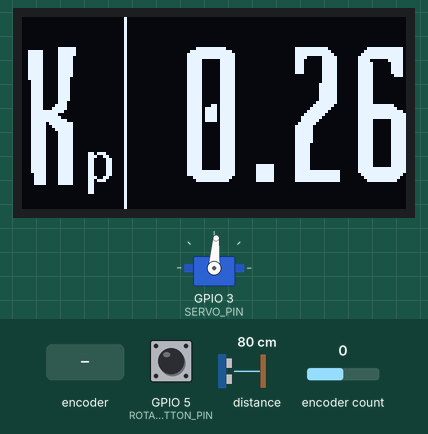
A sketch run on a simulated ESP32. On the bench: 128×64 one-colour display, servo. The inputs (shaded band) are chosen by the test bench; at power-on: distance to the obstacle 80 cm, encoder count 0, GPIO 5 (ROTARY_ENCODER_BUTTON_PIN) HIGH. What the sketch prints to the serial monitor is not drawn.

Above: at 6.2 s.
6.3 s: rotary encoder on GPIO 5 (ROTARY_ENCODER_BUTTON_PIN) / GPIO 2 (ROTARY_ENCODER_B_PIN) turned 3 steps (first pin leading)
At 7.9 s:
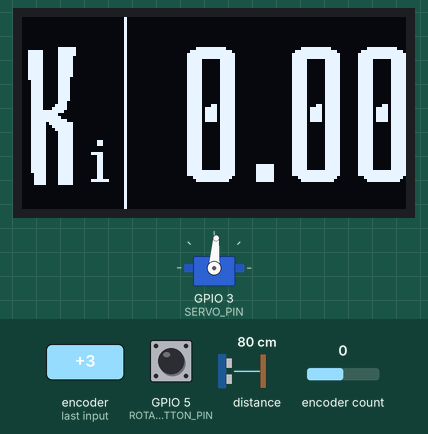
8.4 s: rotary encoder on GPIO 5 (ROTARY_ENCODER_BUTTON_PIN) / GPIO 2 (ROTARY_ENCODER_B_PIN) turned 3 steps (first pin leading)
At 10.0 s:
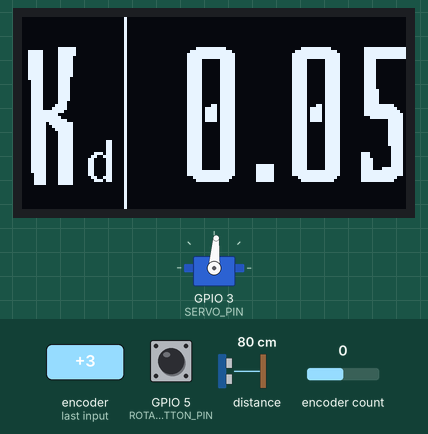
10.5 s: distance to the obstacle set to 18 cm
At 10.72 s:
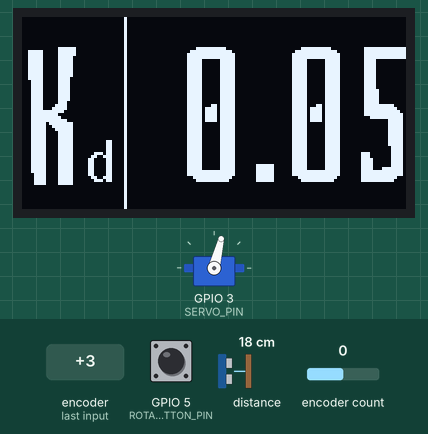
12.5 s: encoder count set to 1
At 12.9 s:
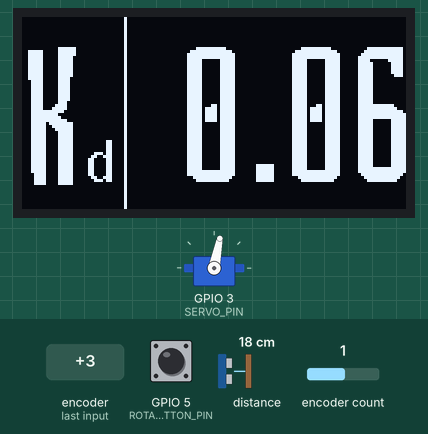
14.0 s: encoder count set to 2
At 15.2 s:
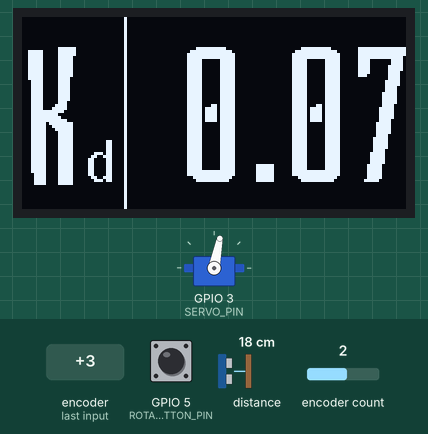
15.5 s: distance to the obstacle set to 35 cm
At 15.77 s:
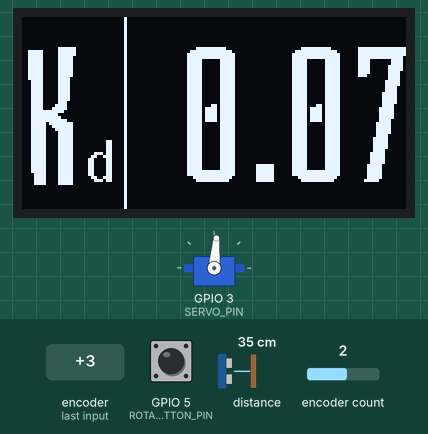
Timing chart, 0 to 18.4 s (numbered marks = the images above; inputs shaded):
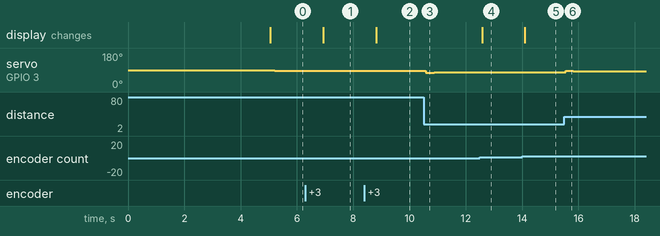

The sketch:

OledAndPID.ino
```cpp
#include <Arduino.h>
#include <ESP32Servo.h>
#include "freertos/FreeRTOS.h"
#include "freertos/task.h"
#include <U8g2lib.h>
#include "AiEsp32RotaryEncoder.h"
#include "PID.h"
#include "ApBlock.h"
#include "Adafruit_VL53L0X.h"

#define ABS(X) ((X) < 0.0 ? -(X) : (X))

#define U8X8_HAVE_HW_I2C
#ifdef U8X8_HAVE_HW_SPI
#include <SPI.h>
#endif
#ifdef U8X8_HAVE_HW_I2C
#include <Wire.h>
#endif

// works for arduino
//U8G2_SH1106_128X64_NONAME_F_SW_I2C u8g2(U8G2_R2, A5, A4, /* reset=*/ U8X8_PIN_NONE);

Adafruit_VL53L0X lox = Adafruit_VL53L0X();
VL53L0X_RangingMeasurementData_t measure;

// half working for esp32
U8G2_SH1106_128X64_NONAME_F_HW_I2C u8g2(U8G2_R0,/* reset=*/ U8X8_PIN_NONE);
//U8G2_SH1106_128X64_NONAME_1_HW_I2C u8g2(U8G2_R0, /* reset=*/ U8X8_PIN_NONE);
// U8G2_SH1106_128X64_NONAME_F_SW_I2C u8g2(U8G2_R0, 6, 3, /* reset=*/ U8X8_PIN_NONE);

const unsigned char bahianita[4317] U8G2_FONT_SECTION("bahianita") =
  "[\0\4\4\5\6\4\7\7\42\77\0\365-\370\61\373\5\330\14@\20\300 \6\0@`\22!\27\247"
  "]`\23>Xa\244\376O\310\320\77\232\221x\30\230\260\27\0\42#\316\331/\25\12iD\204\20\21"
  "BD\10\21!D\204\20\21BD\10\21!\65\204\324\20RC\304\11\1#Wz\304\242V\305\205\7"
  "Aj\370(\342\243\210\217\42Mj\70\251\341\243\210\217\42>\212\64\251\341\244\6>H\362 \311\203t"
  "\244\206\223\32N\210\370(\342\243\310=P\361@\305\3\25\17\206\217\42M\212\64)\322\244\206\23\42N"
  "\210\370(\322\244H\223\32N\210\70\251\241\0$\42Ng\235\325\306\316w,\36<\10J\377\77\65\250"
  "\350A#\225\365)\375O\37\210h\261n\354\274\3%\210\271U`\27R\7I-B\204\341#\204G"
  "\14!;d\10\331!C\210\216\31Bt\314\224\203\306\214\34\64f\340\250\61\3G\215\31\67l\314\60"
  "bc\206\215\33\63\212\334\230Q\3\23\21D\65\362\24y`\343\201\215\7\67\36\330x`\344\201\15B"
  "I(\341\250t\244\306\214\33\66f\30\261\61\303\306\215\31En\314\250\201c\6\21\34\63h\344\230\61"
  "$\307\14!:\204\322!$\310\16!\61x\10\342!\247E\244N\21<\1&f\265U\340\65\236}"
  "F$\31\301a\4\207\21\34Fp\30\301a\4\207\21\34F\36\10y \344\201\224\7Q\36Dy\20"
  "\345A\224\7Q\36\310\203\61\17\310<\30\322\256\34\251r\204\314\21\62G\310\34!s\204\12\22*H"
  "\250\134\241r\205\312\25*W\250\134\241r\205\312\25*W\250\134\241\7\202\36\10z\20\312\35\0'\14"
  "\305\331\357\22^\320\177!\4\0(,\312\336\35\264B\226\42U\25\61RU\21#U\212\30U\304("
  "\33F\377\377\335\70b\344\306\21\243\216\30\261b\224\225*FY \0)+\312\336\35\224\302\215*F"
  "\254\30e\305hG\214:b\324\215#F\377\77\33F\263a\264\42FU)b\244\252\42F\252\240("
  "\0*Kzci\70\313\203#\17\216<\70\362\340\10\206\12Gn\314\60j\12\21:q\206\14\212\24"
  "$P= \371 \60{ \347\201\254~\20\360A!$CR\240\31\344\212\220\21R\305\6\205+\30"
  "\270<\260\362\300\312\3+\17\254,\0+\62\324\312\245\25\311\203 \17\202<\10\362 \310\203 \17\202"
  "<\10\362 \310\203 \370\340\207\344A\220\7A\36\304x \343\201\214\7\62\36\310x #\1,\22"
  "\246\311\134\62*\241\315$c\206\20\31B(\14\0-\10tH\252\25\376\0.\10\306``\23>\60"
  "/%\354\325\37\24)\34\71C\12GNH\303\221\3i\70rB\32\216\34H\207\3\351p\344@:"
  "\34HS\201\0\60&\260]\240u\24\271x\360\340\230\376\377F\204\12\22*H\250 \241\202\204\12\22"
  "\312\364\377g\17\36\34i\264\4\0\61\23\262U\240\65\326m\250u\375\377\377\377\237=\370\1\3\62%"
  "\257e\240\25\26\261iB\252\304\260\22\303J\14+\61\254\304\260\242\265\264\17\317\335C[\332\313\242\365"
  "\247\17~\63'\257]\240\25\26\261q\361\200X\62t\270+Z\177i\204\215\252EL\215\326\177\212."
  "Y\316T=x@\242\11\33\0\64e\263U\240\25\17_Kb,\211\261$\306\222\30Jd(\221\241"
  "DF\226 I\204$\21\222D\10\26!H\206 \31\202d\310\225!W\206\34!r\204\210\25\42V"
  "\210\30)b\244H\225\42U\212\252R\244\12\225*\364@\310\203\7(\36\214x\60\226<\0\362\0\310"
  "\3 \17\200<\0\362\0\310\3 \17\200\20\0\65)\257e\240\65\374\202,\375\333\242u\252j\21\233"
  "FK\353\337R\61\216\304\70\22\304H\20#A\214\4\231\23^\260Y\4\0\66-\260]\240u\330\64"
  "q\361\202X\211b$\212\221(F\242\30\211r#\312\326\337\62j\363\342\301\203c\372\377\263\7\17N"
  "\270a\245\6\0\67,\260]\240\25\376`\4\71\22\344H\20+A\254\4\61\42\343\10\223\255\226\60\331"
  "\272%[\267d\353\226l\335\222\255\323\262uZ\22\0\70@\260]\240\225\222-b\343\204T\21bD"
  "\210\21!F\204\30\21bD\210\21!F\204\30\21bD\210\21!F\204\30\221BE\334\260R\266\306"
  "\311\203R\352\322)\323\377\263\7\17N\270a\245\6\0\71*\260]\240uT\61y\361\300\230\376\377\331"
  "\3\23O\334\264\255\377b\134\211q%\210\225 V\202X\11B'^\70i\303\6\0:\16\346c`"
  "\23>\60\17\277|\360\300\0;\27\306\344\134\23>\60\17\277\64Q\11M\306\14!\62f\310 \61\0"
  "<#\362R\245\365\1\204\7\60\274,B\224\10Q\236Dy\324pi\303h\21\243\315V%\342\342\344"
  "A\204\1=\16\323I\247\25\376Ax\370\345\203\77\10>!\362R\245U\302\203 ^\30-b\304\207"
  "\61\276\272\260\311t\312\224-b\227\22m\361\361\0\202\3\77'\256]`\225\36|\260*W\310\60+"
  "YC\203\5\315\31\64g\260\240\71\203%K\22\245\237\216\35\17g\6\355\31\0@\226\276e`\31\376"
  "\7.\312\3\33Q\36\330\10\362\340F\220\7\67\202<\270\21\244X\215 \305j\4\241V#\10\235("
  "D\202\64!\22\304\7\221 >\210\4iB$H\23\42A\232\20\11\322\204H\220&D\202`\42\22"
  "\304\26\221 \305h\10\31GC\310\30\32\65\204L\251AD\10\221\32D\204\20\251AD\10\221\32D"
  "\204\20\251AD\10\221\32D\204\320\221AD\10\61\42B\350A\21B\17\212\20zPd<\340\361\200"
  "\307\3\36\17\230<\330\7\213\36,z\260\10\0A[\257M\240t\270!D\206\20\31Bd\10\221!"
  "D\206\20\221BD\12\21)D\244\20\221BD\12\21)D\244\20\221BD\12\21)D\244\20\221B"
  "D\12\21)D\244\20\11_\224\61Q\306D\241\22\205J\220*A\252\4\251\22\244J\220*A\252\304"
  "\260\22\303J\214\303\335\301\203\4B;m]\241\24\324\260`\61\212\304(\22\243H\14*\61\250\304\240"
  "\22\203J\14*\61\210\310 \42\203\210\14\42\62\210\310 \42\203\210\14\61\262D\15\213\7c\364\377o"
  "\36<h\1\0C\42\257] U\36|\60H\225f\231\221 F\202\30\11\262\364\377\267E\353gY"
  "i\365\340\203\22N\32DO\256]\340\24\24\255a\322\202\220\376G%\10\225 T\202P\11B%\10"
  "\225 T\202P\11B%\10\225 T\202P\11B%\10\225 T\202P\11B%\10\225 D\204\20"
  "\21BD\10\21!D\204\20\21BD\10\21!S\204\311\32E\251\0E\31\217\325\340T\372\11Y:"
  "\255\77e\303\315\242\242\365\377''\36\374\300\1F\27\255U`T\366\23\222\24\326\77d\301\205\232\202"
  "\365\377w\366\35\0G\36\220\335\240\65>x`,]B\134\36\246\377\333R\253\30q\210\177\227w\17"
  "~\200\342\1Hd\320\325\37\25\312\226*Q\252D\251\22\245J\224*Q\212H\251\22\245J\224*Q"
  "\252D\251\22\245J\224*Q\252D\251\22\245J\224*B\252\10\251\42D\220\370\11\251\42\244\212\220*"
  "B\214\10\61\42\304\210\20#B\214\10\61\42\245\210\224\42R\212H)\42\245J\224*Q\252D\251\22"
  "\245J\224*Q\214\60\1I\16\246U\240\22>\60Q\377\377\377\377\77J%\257M\240\64\355\323\372\177"
  "J\226\376\37\211\42Q\212\10)\42\244\210\24\42R\210H!\62\204\310\20\42\303\13\0Kc\320\325\337"
  "TWmU\242T\211R%J\225(U\242T\211R%J\221!E\206\24\31RdH\221!E\206"
  "\24\31RdH\15\242M\241U\351\224\61*\201\244\310\221\62F\12\25)T\244P\221BE\12\25)"
  "T\244P\221BE\12\25)T\244P\221BE\12\25)T\206P\31Be\10\225!T\2\0L\26"
  "\254] \24\214\331\317\312\325\377\377\377;\202\4\323<\370`\0MY\362\325\237\225\327\61\343\252\257F"
  "\244\32ab\320\10\23\203F\230\30\64\302\304\230!&\306\14\61\61f\210\21\61C\214Lbd\22#"
  "C\304\30\31\42\306\310\210\61fD\214\61#b\214\231Bf\12\231)d\246\220!B\206\10\31\32e"
  "h\320\241A\207\6\235\22t\366\376\367\0Nd\262U`\25\316\355\356\4\261\23\304N\20;A\354\4"
  "\261\23\304\216\14;B\352\10\251#\244\216\220:B\352\314\250\63\243\316\20:C\350\14\241\63\204\316\20"
  ":\64\350\320\240Cd\16\21AD\4\21\21TCP\15A\65\4\325\20T$P\221@\66\2\331\10"
  "d#\220\215@\66\2\31\273u'\306\235\30w\2\0O\27\256]\340T\224\264x@H\377\377\377\377"
  "\37=x\60b\325!\0P=\260M\340\24\332<qS\306\10\251\42\244\212\220*B\252\10\251\42\244"
  "\212\220*B\252\10\251\42\244\212\220*B\252\10\251\42\204\214\20\62B\310\10!#\204\312t\303H\31"
  "a\372\377O\1Q$\256^\334T\22\261x\360@T\376\377\377\377I\20$#\220\214x\360\203pc"
  "\311NK\224,Q\242E\11Rb\261M \25\334|S\306\14\251\62\244\312\220*C\252\14\251\62\244"
  "\312\220*C\252\14\251\62\244\312\220*C\252\14\251\62\244\312\220*C\252\14\251\62\215\32\261RG\204"
  "\34\21rd\210\221)E\246\24\241B\204\12\221\42D\212\20\251\62\244\312\220*C\252\14\251\62\244\312"
  "\20#C\214\14\61\62\304\310\20+S \255U`\64\36|P\202$]\26\254\177\230\350\301\222e\347"
  "\14\326\377\222.\37<`\261\4\0T\22oMa\64\36\70iU\264\376\377\377\377\177\5\0U\23\255"
  "]\340\24Q\341\377\377\177v\377\317\36|\240\2\0V_\321\305\237\24\12\222(G\242\34\211r$\312"
  "\221(G\242\34\21rD\310\215!\67\246\24\231RdJ\21\42E\210\24!R\204H\215\42\65\212\324"
  "\250B\303\10\15#\64\214\320\60\62\304\310\214#\63p\314\300\61\3\211\14$\62\220\310@\42#\207\10"
  "\35\42t\210\320!B\257\265m\341\252I\213\3W\241\265E`\25\312\252-A\266\4\331\22dK\220"
  "-A\226\10\241AD\10\15\42Bh\20\21B\203\210\220!D\204\14!\42d\312\20!S\206\10\231"
  "\62D\310\224!B\246\14\21\62e\210\220\21!\206\314\220\21b\310\14\31\61\204\314\220\21C\310\14\31"
  "\61\204\314\20!C\310\14\21#d\320\20\61B\6\15\21#d\320\20\61#\6\215\30\63b\320\210\61"
  "#\6\215\20\64b\320\10Q\42\6\215\20%b\320\10Q\42\6\215\20%b\320\10Q\206F\210\62E"
  "\314\24\271R\344J\221+E\256\24\271R\3\213\0X_\262M\340\24\12*,Q\216H\71\42\305\312"
  "\20+S\252L\251\62\245\12\221*D\252PU\204\210\21\42F\246\34\221rD\312\21)G\244\340\220"
  "\202)\221^\212\62\241\302\42\3\311\220#C\216\320\70B\304\10\221*D\252\24\241R\204J\21*\66"
  "\250\30\231bd\312\215)G\244\34\11s\353\12Y\30\314\325\337\23\10\341o\362\337\224\30C$\321\261"
  "r\5\351\377\377\217\0Z*\257U\340\64\330\64q\322\16e\321Z\26\255e\321\232\22\255)\321\232\222"
  "%Z)Y\242\225\222\245\264(YJU=\370\300\1[\22\312\336\35\24> F\377\377\377\377\377\77"
  "{\360\0\134*\354\325\37\24F\216$Hr\226\4I\316\222 \225\263$H\345\224\4\251\234\222 -"
  "\247$H\313\221\4i\71\222 A!\0]\21\252\336\35\24>\243\377\377\377\377\377\317\36< ^\42"
  "\264Q)\26\311\3(\17\300\64Z\245DH\22\42G\214\24\301QC\307\14\36\61\232Dx\0\42\0"
  "_\11\224\330\234\26\376A\1`\16\11\311\364R\204\21*U\31eA\0a\62\256T\240\64\326\254a"
  "Y\224\376OX\364\202P\11B%\10\225 T\202P\11B%\10\225 T\202P\11B%\10\225 "
  "T\202P\11B%\134\64ab\27\314]\240\24\10\322\37\256x\360@\21\376\377\377\77z\320B\5\0"
  "c\34\254\134 T\222\250XAh\4\241\21\204F\20\244\377\377\77,W\316\30\213%\12d\30\315]"
  "\340\24\353/I<\370@Q\376\377\377Gj\324<x\340\202\1e\42\255\134\240\64\224\260`A\12\77"
  "\312\37=x\300\204$\375\63\21\244F\220\32Aj\4\251\21\234\254\0f\26\254E \223\320\344\206 "
  "\255\36<\60C\220\376\377\377\377\25\0g@\60N\234\224GOLh\21\217H\15\42\65\210\324 R"
  "\203H\15\242\377Q\31Be\10\225!T\206P\31Be\10\225!T\206P\31Be\30\261R\66z"
  "n]|P\20\77|P\304\15\13\0hV\316]\340\64\206\322\237\256i\321\202\24\11R$H\221 "
  "E\202\24\11R$H\221 E\202\24\11R$H\221 E\202\24\11R$H\221 E\202\24\11R"
  "$H\221 E\202\24\11R$H\221 T\202P\11B%\10\225 T\202P\11B%\10\225 \244"
  "\221\1i\24&V\237\22\276(\17\264D\375/\210\320\377\377'%jj\35H\307\332R\354My\250"
  "\312\324\377\377\277!D\377\67e\310TR\246\14\241a\242\0kO\315]`\24H\322\77\312#\22\204"
  "H\20\42A\210\4!\22\204H\20\42Ah\10\241!\204\206\20\32B\206\210\32TjX\20\61A\246"
  "\310 \42\203\210\14\42\62\210\310 \42\203\210\14\42\62\210\310 \42\203\210\14\42\62\210\310 \42\203\210"
  "\14*l\21\247U\240\22\212TC\377\377\377\377\277\61a\1mp\327\324\237\66T/~@h\24\233"
  "QlF\261\31Ej\314(RcF\221\32\63\212\324\230Q\244\306\214\42\65f\24\251\61\243H\215\31"
  "Ej\314(RcF\221\32\63\212\324\230Q\244\306\214\42\65\206\20\251\61\204H\215!Dj\14!R"
  "c\10QC\210\32B\324\20\242\206\20\65\204\250!D\15!j\10QC\210\222B\224\24\42\264\210\220"
  "y \6n\20\254\134\240T\220<h\204\377\377\377\377\210\0o\24\255\134\340T\322<p\205\377\377\377"
  "\257\36\274Xt\6\0p\27\254]\234\24V<p\203\10\377\377\377\217\36|`\202 \375\20\0q\25"
  "\255]\334\64\36|\240(\377\377\377\217\36<p\301\222\376\0r\23\253\134\340\23\222<X\241\6G\347"
  "\350\377\377\377\16\0s\34\252\134 \64\36<\70\62n\336\21\243\263\63\17J\244*F\377\273q\17\36"
  "\260\0t\37\256M\340\223\306\316)-WtD\224\376\377\377\321\30Bc\10\215!\64\246\314\230\215T"
  "%u\23\255\134\340\64F\221\30\205\377\377\377\177\365\340I\22\0vJ\357L_\24\212\345J\25\21R"
  "DH\21!E\204\24\21RD\12\221!\64\210\320 B\203\310\20\42C\210\14!\62\303\306\14\33\63"
  "l\314\260\61\303\210\14#\62n\210\300\21\3G\14\34\61p\304\300\21\3G\10\255O\11\17\3wm"
  "\66M\37\366\201\224\7\242X\37\223(L\242\20%\204(!D\11!J\310\24\42B\306\14\21\62f"
  "\210\220\61\63\206\214\231\61d\314\214!#b\314\240!C\304\14\32\62\243!\63\32\62\243!\63\32\42"
  "f\310\240!\202\204\210\32\42H\210\250\21\203F\210\32\61h\204\60\21\203F\10\23\61\310\230\10a\365"
  "g\344\212\221+\67p<\240\361\0xN\360L\240t\313\222(F\242\30\21bD\12\221)D\246\20"
  "\375\212\314\60\62\303\310\214\33Bn\10\271!\3I\214\34\61\362\340A\14\207\14\34B\214\10\61\42\304"
  "\310\220\42Cj\20\251AeH\221!E\206T\21REH\225(\226.]\1yR\17\316Z\24\212"
  "\345\252\4)\42\244\210\220\42B\212H!\42\205\310\20\32Dh\20\241Ad\10\221!D\206\324\30R"
  "c\206\21\31Fd\30\221aD\306\15\31\67b\340\210\201#\6\216\30x\322d\321\272%;\226R\262"
  "DK\26%Z\262ha\341a\1z*\255L\340\63\324,a\261\354$\301\202$),H\222\302\202"
  "$),H\222\302\202$)\254\220$\301\12\11\256Y\262F\5\0\0\0\0\4\377\377\0";


#define ROTARY_ENCODER_VCC_PIN -1
#define ROTARY_ENCODER_A_PIN 4
#define ROTARY_ENCODER_B_PIN 2
#define ROTARY_ENCODER_BUTTON_PIN 5
#define ROTARY_ENCODER_STEPS 4

AiEsp32RotaryEncoder rotaryEncoder =
  AiEsp32RotaryEncoder(ROTARY_ENCODER_A_PIN, ROTARY_ENCODER_B_PIN, ROTARY_ENCODER_BUTTON_PIN, ROTARY_ENCODER_VCC_PIN, ROTARY_ENCODER_STEPS);

long encoderPos = 0;
long lastEncoderPos = 0;
int menuNum = 0;

#define MAX_ANGLE 5.0
#define SERVO_PIN   3

ApBlock ApFilt;
const static double setpoint = 24.0;
PID contr(setpoint, 0.26, 0, 0.05);
double* val = &contr.Kp;

Servo myservo;
long centerAngle = 81;

void rotary_loop(long* encoderValue, int* clickCount)
{
	if (rotaryEncoder.encoderChanged())
	{
    *encoderValue = rotaryEncoder.readEncoder();
	}
	if (rotaryEncoder.isEncoderButtonClicked())
	{
		*clickCount = ++(*clickCount)%3;
	}
}

void IRAM_ATTR readEncoderISR()
{
	rotaryEncoder.readEncoder_ISR();
}

TaskHandle_t DisplayToOledTask = NULL;

void DisplayToOled(void* parameter) {
  for(;;) {
    u8g2.firstPage();
    do
    {
      switch (menuNum)
      {
        case 0:
          drawParam("p", contr.Kp);
          break;
        case 1:
          drawParam("i", contr.Ki);
          break;
        case 2:
          drawParam("d", contr.Kd);
          break;
      }
    } while ( u8g2.nextPage() );
    // delay(500);
    delay(100);
  }
}

void setup(void)
{
  Wire.begin(8, 9);
  Wire.setClock(400000);  //Added later

  u8g2.begin();
	Serial.begin(115200);
  delay(5000);
  rotaryEncoder.begin();
  myservo.attach(SERVO_PIN);
	rotaryEncoder.setup(readEncoderISR);
	rotaryEncoder.setBoundaries(-999, 999, false);
  rotaryEncoder.setAcceleration(250);
  ApFilt.T = 0.05;

  if (!lox.begin())
  {
    Serial.println(F("Failed to boot VL53L0X"));
    while(1);
  }

  // xTaskCreatePinnedToCore(
  //   DisplayToOled,         // Task function
  //   "DisplayToOledTask",       // Task name
  //   10000,             // Stack size (bytes)
  //   NULL,              // Parameters
  //   1,                 // Priority
  //   &DisplayToOledTask,  // Task handle
  //   0                  // Core 1
  // );

  xTaskCreate(
    DisplayToOled,
    "DisplayToOledTask",
    4096,
    NULL,
    1,
    &DisplayToOledTask
  );
}


void loop(void)
{

  rotary_loop(&encoderPos, &menuNum);

  switch (menuNum) {
    case 0:
      val = &contr.Kp;
      break;
    case 1:
      val = &contr.Ki;
      break;
    case 2:
      val = &contr.Kd;
      break;
  }

  *val += (encoderPos - lastEncoderPos) / 100.0;
  lastEncoderPos = encoderPos;

  delay(100);
  lox.rangingTest(&measure, false); // pass 'true' to get debug data
  double dist = measure.RangeMilliMeter/10.0;
  double filtered = Filter(dist);
  float pidDist = contr.GetControlOutput(filtered);

  double angle = constrain(
    pidDist,
    -1 * MAX_ANGLE,
    MAX_ANGLE);
  myservo.write((long)(centerAngle + angle));

  //Serial.print(encoderPos); Serial.print(" "); Serial.println(*val);
  Serial.print(pidDist); Serial.print(", "); Serial.println(filtered);
}

void drawParam(const char* paramName, double val)
{
  char m_str[10];
    sprintf(m_str, "%.2f", ABS(val));

    if(val < 0.0)
    {
      u8g2.setFont(u8g2_font_fub30_tr);
      u8g2.drawStr(38, 45, "-");
    }

    u8g2.setFont(u8g2_font_t0_22_tr);
    u8g2.drawStr(20, 55, paramName);

    u8g2.setFont(bahianita);
    u8g2.drawStr(0, 55, "K");
    u8g2.drawLine(34, 0, 34, 63);
    u8g2.drawStr(52, 55, m_str);
}

double Filter(double current)
{
  return ApFilt.Filter(current);
}
```

ApBlock.h
```cpp
#ifndef APBLOCK_H
#define APBLOCK_H

#include "Arduino.h"

class ApBlock
{
private:
  double _prev = 0.0;
  double _prevPrev = 0.0;
  long long _prevTime = 0.0;
public:
  double T;
  double Filter(double current)
  {
    if(_prev == 0)
    {
      _prevPrev = _prev;
      _prevTime = millis();
      return _prev = current;
    }
    long long currTime = millis();
    double dt = (currTime - _prevTime) / 1000.0;
    // if(current > 50)
    // current = 50;

    // if(abs(current - _prev) > 10.0)
    // { //TODO: Check this
    //   // double predictRes = _prev + ((_prev - _prevPrev > 0) ? 1 : -1);
    //   // _prevPrev = _prev;
    //   // return _prev = predictRes;
    //   current = _prev;
    // }
    double res = (dt * current + T *_prev) / (T + dt);
    _prevPrev = _prev;
    _prev = res;
    _prevTime = currTime;
    return res;
  }
};

#endif
```

PID.h
```cpp
#ifndef PID_H
#define PID_H

#include "Arduino.h"

class PID
{
private:
  unsigned long _prevTime = 0;
  unsigned long _currentTime = 0;
  double _intErr = 0.;
  double _prevErr = 0.;
  double _derErr = 0.;
  double _err = 0.;

public:
  double Kp;
  double Ki;
  double Kd;
  double Setpoint;

  PID(double setpoint, double Kp, double Ki, double Kd)
  {
    Setpoint = setpoint;
    this->Kp = Kp;
    this->Ki = Ki;
    this->Kd = Kd;
  }


  double GetControlOutput(double input)
  {
    _currentTime = millis();
    double dt = _currentTime - _prevTime;
    dt /= 1000.0;
    _err = input - Setpoint;
    _intErr += _err * dt;
    _derErr = (_err - _prevErr) / dt;

    _prevErr = _err;
    _prevTime = _currentTime;

    return Kp * _err + Ki * _intErr + Kd * _derErr;
  }
};


#endif
```

Measured:
- after the input at 6.3 s, the display: changes after 0.64 s (image 1)
- after the input at 8.4 s, the display: changes after 0.42 s (image 2)
- after the input at 10.5 s, servo on GPIO 3 (SERVO_PIN): 86° → 76° after 0.08 s, → 78° 0.29 s later, → 79° 0.13 s later
- after the input at 12.5 s, the display: changes after 0.09 s (image 4)
- after the input at 14.0 s, the display: changes after 0.10 s (image 5)
- after the input at 15.5 s, servo on GPIO 3 (SERVO_PIN): 79° → 86° after 0.05 s, → 85° 0.13 s later, → 84° 0.13 s later, → 83° 0.13 s later
